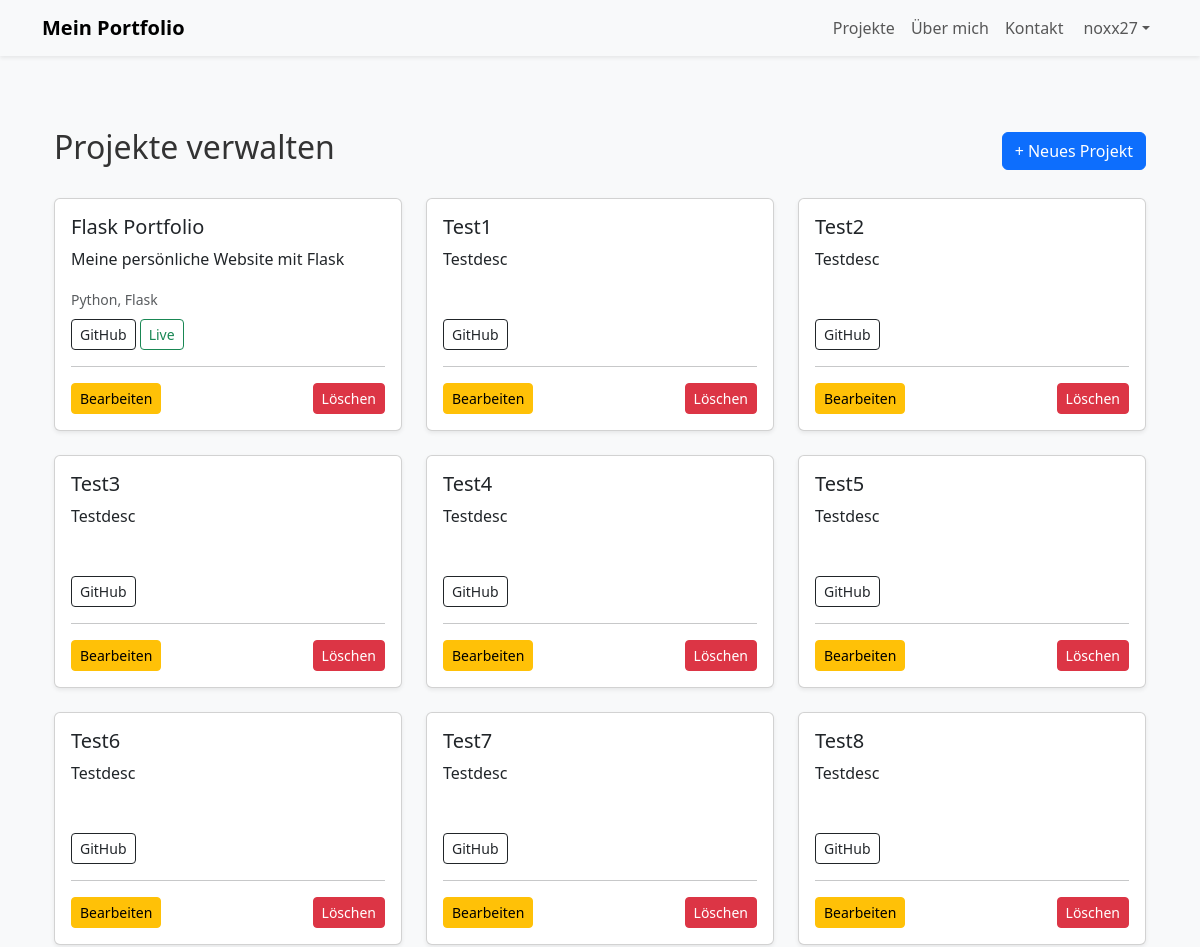
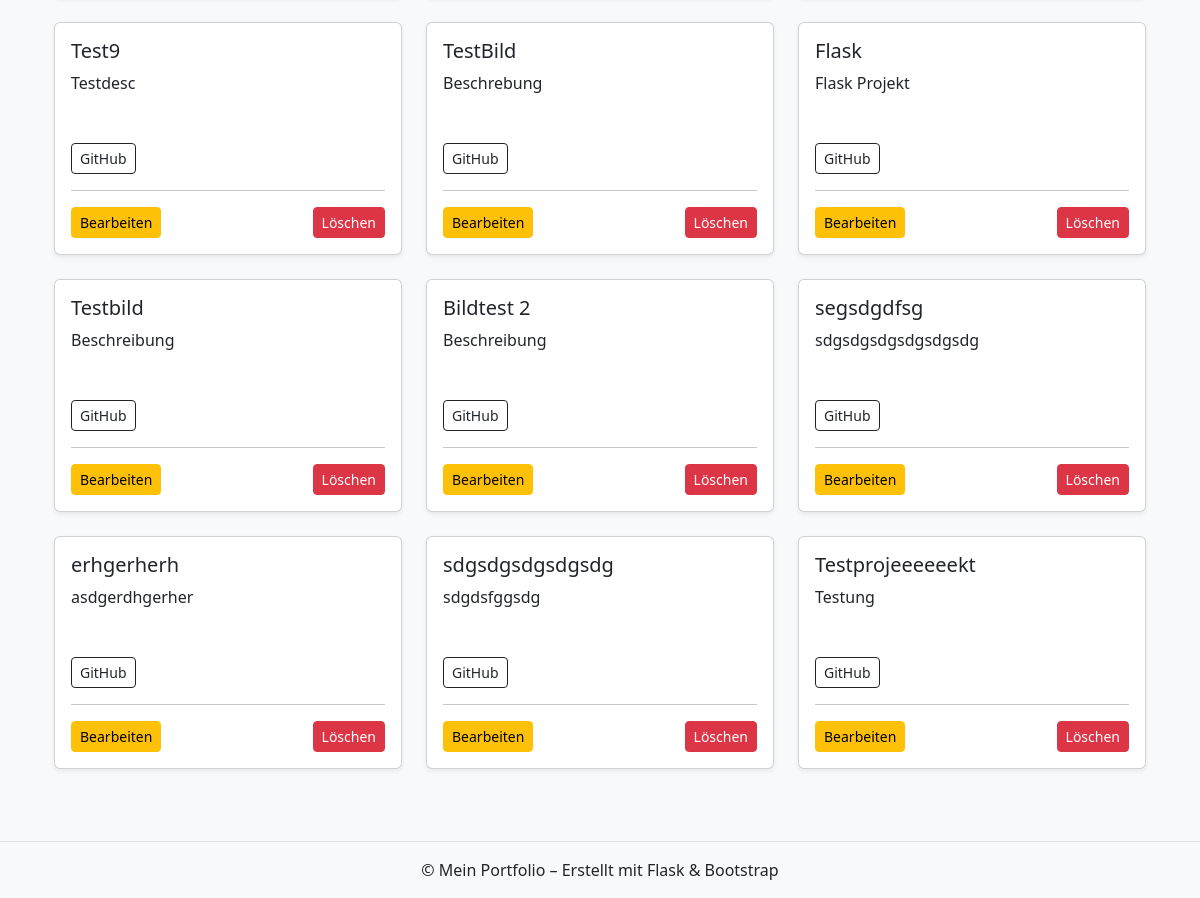
The page /admin/projects (signed in) on the database its author committed (2 pictures, top to bottom).
### app/models/user.py (models this page shows, shortened)
class User(db.Model, UserMixin):
    id = db.Column(db.Integer, primary_key=True)
    username = db.Column(db.String(50), unique=True, nullable=False)
    email = db.Column(db.String(120), unique=True, nullable=False)
    password_hash = db.Column(db.String(128), nullable=False)
    role = db.Column(db.String(10), default="user")  # "user" oder "admin"
    def is_admin(self):
        return self.role == "admin"

### app/models/database_models.py (models this page shows)
class Project(db.Model):
    id = db.Column(db.Integer, primary_key=True)
    title = db.Column(db.String(120), nullable=False)
    description = db.Column(db.Text, nullable=False)
    tech_stack = db.Column(db.String(200))
    github_url = db.Column(db.String(200))
    live_url = db.Column(db.String(200))
    image = db.Column(db.String(200))
    created_at = db.Column(db.DateTime, default=datetime.utcnow)

### app/routes/admin.py (the view)
@admin_bp.route("/projects")
@login_required
def admin_projects():
    projects = Project.query.all()
    return render_template("admin/projects.html", projects=projects)

### app/routes/admin.py (called while the page is built)
@admin_bp.before_request
def restrict_to_admins():
    if not current_user.is_authenticated or not current_user.is_admin():
        abort(403)

### app/templates/admin/projects.html (shortened to what this page needs)
{% extends "base.html" %}
{% block content %}
<div class="container mt-4">
  <div class="d-flex justify-content-between align-items-center mb-4">
    <h2>Projekte verwalten</h2>
    <a href="{{ url_for('admin.new_project') }}" class="btn btn-primary">+ Neues Projekt</a>
  </div>
  {% if projects %}
  <div class="row">
    {% for project in projects %}
    <div class="col-md-6 col-lg-4 mb-4">
      <div class="card shadow-sm">
        <div class="card-body">
          <h5>{{ project.title }}</h5>
          <p>{{ project.description[:100] }}{% if project.description|length > 100 %}...{% endif %}</p>
          <small class="text-muted">{{ project.tech_stack }}</small><br>
          <a href="{{ project.github_url }}" target="_blank" class="btn btn-outline-dark btn-sm mt-2">GitHub</a>
          {% if project.live_url %}
          <a href="{{ project.live_url }}" target="_blank" class="btn btn-outline-success btn-sm mt-2">Live</a>
          {% endif %}
          <hr>
          <div class="d-flex justify-content-between">
            <a href="{{ url_for('admin.edit_project', project_id=project.id) }}" class="btn btn-warning btn-sm">Bearbeiten</a>
            <form action="{{ url_for('admin.delete_project', project_id=project.id) }}" method="POST" onsubmit="return confirm('Projekt wirklich löschen?');">
              <button type="submit" class="btn btn-danger btn-sm">Löschen</button>
            </form>
          </div>
        </div>
      </div>
    </div>
    {% endfor %}
  </div>
  {% else %}
  <p>Keine Projekte vorhanden.</p>
  {% endif %}
</div>
{% endblock %}

### app/templates/widgets/navbar.html (shortened to what this page needs)
<nav class="navbar navbar-expand-lg navbar-light bg-light shadow-sm">
  <div class="container">
    <a class="navbar-brand fw-bold" href="{{ url_for('main.home') }}">Mein Portfolio</a>
    <div class="collapse navbar-collapse justify-content-end" id="navbarNav">
      <ul class="navbar-nav">
        <li class="nav-item"><a class="nav-link" href="{{ url_for('projects.projects_page') }}">Projekte</a></li>
        <li class="nav-item"><a class="nav-link" href="{{ url_for('about.about_page') }}">Über mich</a></li>
        <li class="nav-item"><a class="nav-link" href="{{ url_for('contact.contact_page') }}">Kontakt</a></li>
        <li class="nav-item dropdown">
          <a class="nav-link dropdown-toggle d-flex align-items-center" href="#" id="userDropdown" role="button"
             data-bs-toggle="dropdown" aria-expanded="false">
            {% if current_user.is_authenticated %}
              {{ current_user.username }}
            {% else %}
              Konto
            {% endif %}
          </a>
        </li>
      </ul>
    </div>
  </div>
</nav>

### app/static/css/style.css (style rules this page uses)
body { background-color: #f8f9fa; }
h1, h2 { color: #333; }
body { animation: fadeIn 0.8s ease-in; }

### rows shown on the page
User: username "noxx27"
Project: title "Flask Portfolio", description "Meine persönliche Website mit Flask", tech_stack "Python, Flask"
Project: title "Test1", description "Testdesc"
Project: title "Test2", description "Testdesc"
Project: title "Test3", description "Testdesc"
Project: title "Test4", description "Testdesc"
Project: title "Test5", description "Testdesc"
Project: title "Test6", description "Testdesc"
Project: title "Test7", description "Testdesc"
Project: title "Test8", description "Testdesc"
Project: title "Test9", description "Testdesc"
Project: title "TestBild", description "Beschrebung"
Project: title "Flask", description "Flask Projekt"
Project: title "Testbild", description "Beschreibung"
Project: title "Bildtest 2", description "Beschreibung"
Project: title "segsdgdfsg", description "sdgsdgsdgsdgsdgsdg"
Project: title "erhgerherh", description "asdgerdhgerher"
Project: title "sdgsdgsdgsdgsdg", description "sdgdsfggsdg"
Project: title "Testprojeeeeeekt", description "Testung"
